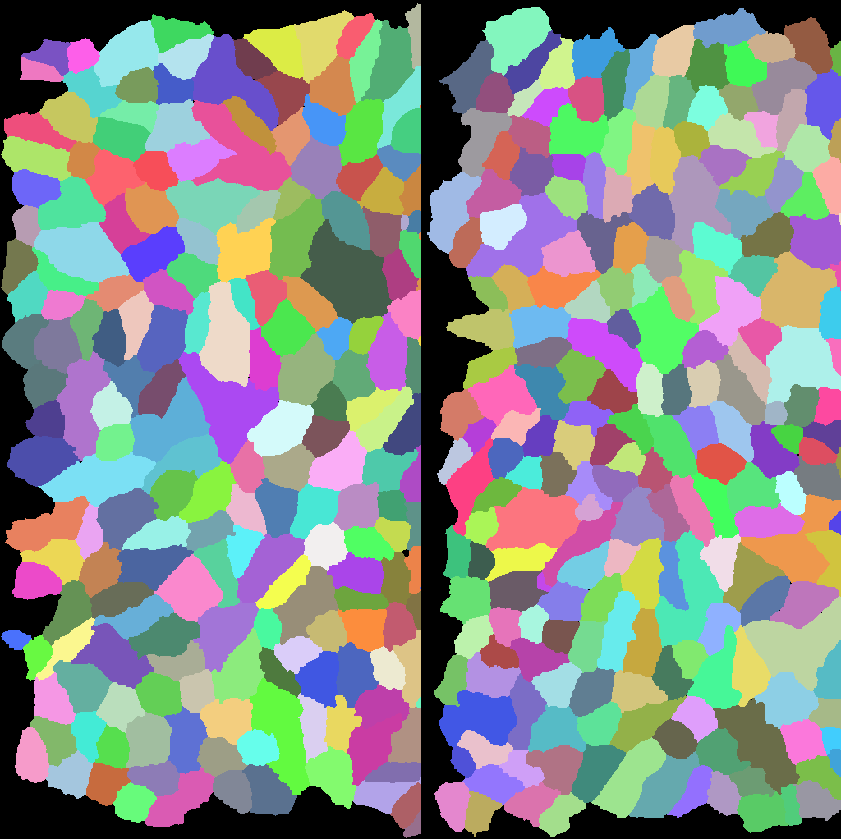
#> input picture fig3/v2/runs_rejected/optimise_labels_endo_r3_attempt3/subject_folder/annotation.tif, 841 x 839 px, shrunk from 1024 x 1022 before the run
$ python evaluate.py annotation.tif annotation.tif
#> lines starting #> are read from the running program, lines starting #| are printed output that depends on the picture; after the words box and inside, x2 and y2 are one past the last pixel; in counts of white or black regions, pixels touching at a corner belong together
"""Compare predicted labels with manual annotation. Usage: python evaluate.py pred.tif annotation.tif"""
import sys, numpy as np, tifffile
from scipy import ndimage as ndi
from skimage import measure, morphology
P = 0.65
def footprint(gt):
    return ndi.binary_fill_holes(ndi.binary_closing(np.pad(gt > 0, 20), morphology.disk(15))[20:-20, 20:-20])
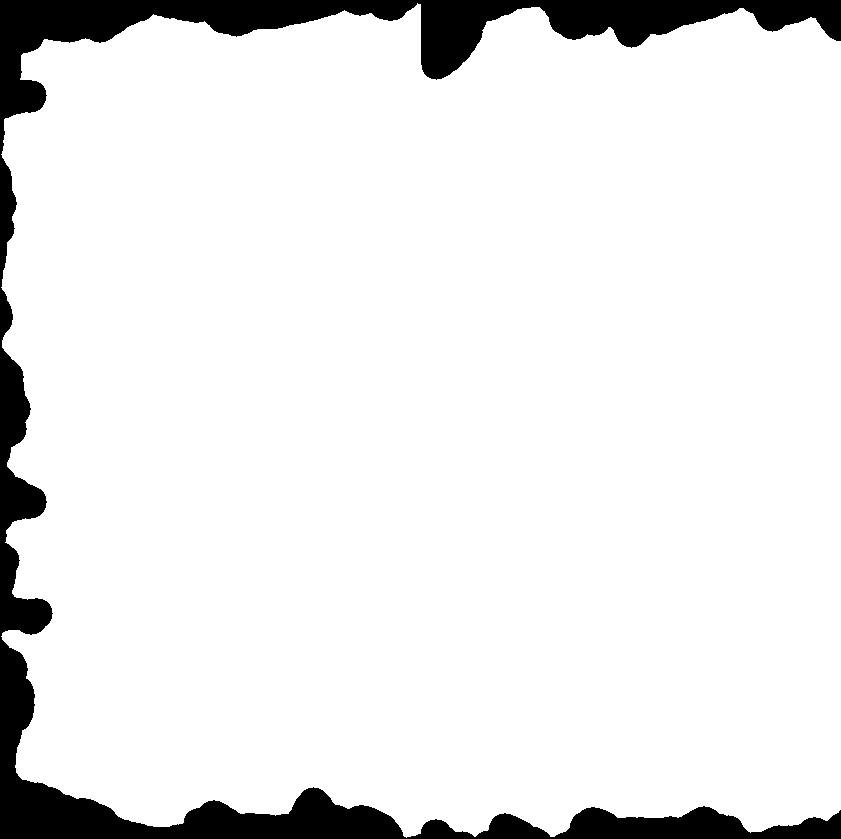
#> returned value: shape (839, 841) bool; 91.4% white; 1 black region, box (x1, y1, x2, y2) and area: (0, 0, 841, 839) 60831
def evaluate(pred, gt):
    fp = footprint(gt)
#> gt is the input picture: shape (839, 841) int32; 414 distinct labels, from 0 to 927
    # ignore predicted cells whose centroid lies outside the annotated region
    ids = [r.label for r in measure.regionprops(pred) if fp[int(r.centroid[0]), int(r.centroid[1])]]
#> ids = 413 values from 22 to 927
    pred = np.where(np.isin(pred, ids), pred, 0)
    gl = [r.label for r in measure.regionprops(gt)]
#> gl = 413 values from 22 to 927
    pairs, matched = {}, set()
    pa = {r.label: r for r in measure.regionprops(pred)}; ga = {r.label: r for r in measure.regionprops(gt)}
#> after `pa = {r.label: r for r in measure.regionprops(pred)}`: pa = 413 items
#> after `ga = {r.label: r for r in measure.regionprops(gt)}`: ga = 413 items
    ov = {}
    m = (pred > 0) & (gt > 0)
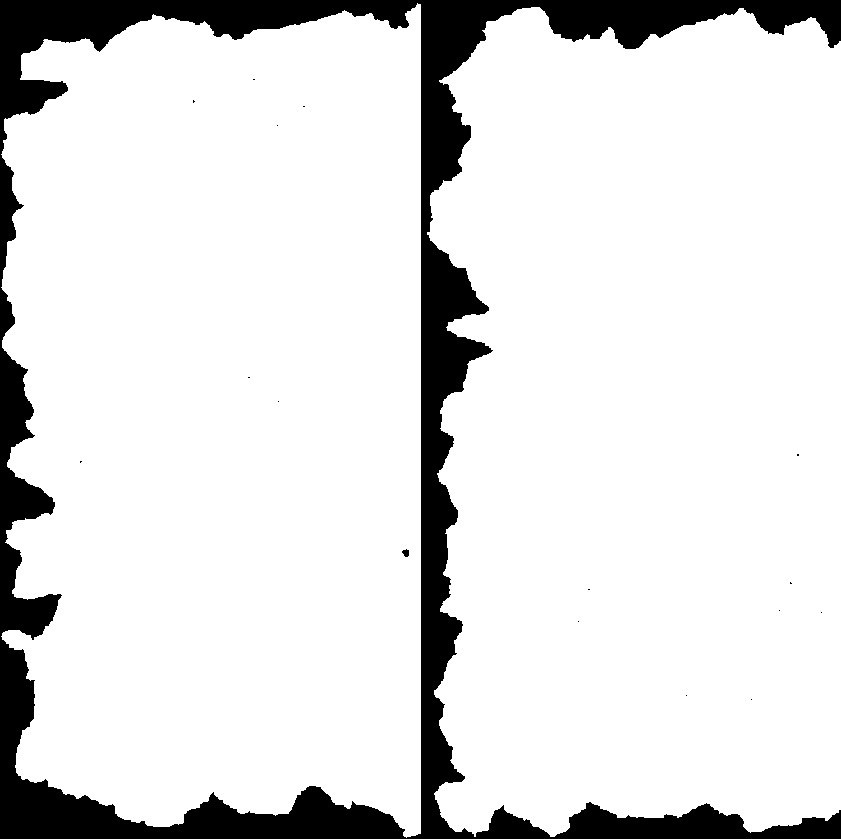
#> m: shape (839, 841) bool; 87.8% white; 17 black regions (15 under 20 px), largest, box (x1, y1, x2, y2) and area: (0, 0, 841, 839) 86278, (402, 549, 409, 557) 40
    for p, g in zip(pred[m], gt[m]): ov[(p, g)] = ov.get((p, g), 0) + 1
#> this loop made 619252 passes
#> (p, g) on passes 1 to 3: (22, 22), (22, 22), (22, 22)
#> after the loop, ov = 413 items
    for (p, g), n in ov.items():
        iou = n / (pa[p].area + ga[g].area - n)
        if iou >= 0.5: pairs[g] = (p, iou)
#> this loop made 413 passes
#> (p, g, n) on passes 1 to 3: (22, 22, 688), (481, 481, 2830), (482, 482, 1746)
#> after the loop, pairs = 413 items
    tp = len(pairs); fn = len(ga) - tp; fpn = len(pa) - tp
#> after `tp = len(pairs)`: tp = 413
#> after `fn = len(ga) - tp`: fn = 0
#> after `fpn = len(pa) - tp`: fpn = 0
    res = dict(n_gt=len(ga), n_pred=len(pa), tp=tp, fp=fpn, fn=fn,
               F1_iou50=2*tp/(2*tp+fpn+fn),
               count_err_pct=100*(len(pa)-len(ga))/len(ga), mean_iou_matched=np.mean([v[1] for v in pairs.values()]) if pairs else 0)
#> res = {'n_gt': 413, 'n_pred': 413, 'tp': 413, 'fp': 0, 'fn': 0, 'F1_iou50': 1, 'count_err_pct': 0, 'mean_iou_matched': 1}
    ga_a = np.array([ga[g].area for g in pairs])*P**2; pa_a = np.array([pa[pairs[g][0]].area for g in pairs])*P**2
#> after `ga_a = np.array([ga[g].area for g in pairs]) * P ** 2`: ga_a = 413 values, max 2272.2 at index 116, min 0.845 at index 305, mean 633.5
#> after `pa_a = np.array([pa[pairs[g][0]].area for g in pairs]) * P ** 2`: pa_a has the same summary as ga_a
#> (the run stopped early here; a loop or call above may not have finished)
